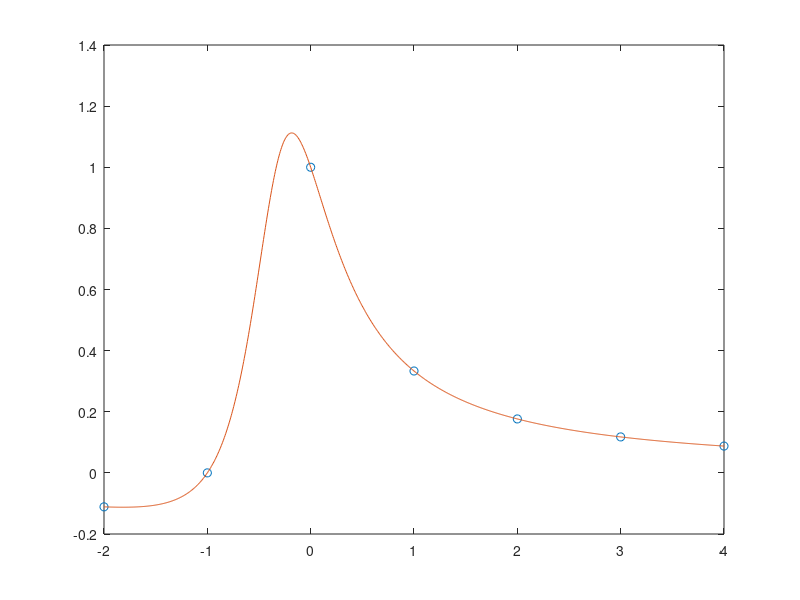

This chart was generated by the following MATLAB code: (Note: this script raises an error after producing the figure.)
#f(x) = (x+1) / 3x^2 + 2x + 1
f = @(x) (x+1) ./ (3*x.^2 + 2*x + 1);
num_nodes = 7;
xi = linspace(-2, 4, num_nodes);
fi = f(xi);

figure;
plot(xi, fi, 'o', 'DisplayName', 'Nodes');
hold on;

xx = linspace(-2, 4, 1000);
ff = f(xx);

plot(xx, ff, 'DisplayName', 'f(x)');

lagrange_interp = lagrange_int(xi, fi, xx);

plot(xx, lagrange_interp, 'DisplayName', 'Lagrange Interpolation');

xlabel('x');
ylabel('f(x)');
title('Interpolation using Lagrange Interpolation');
legend;
